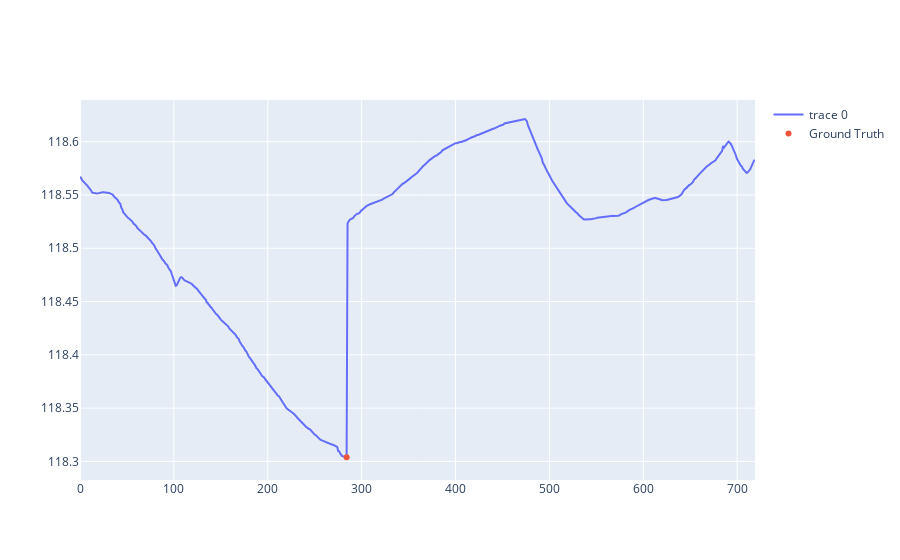

Notebook source saved alongside this figure:
### Code cell
index_changes = np.where(score > np.percentile(score, 99.9))[0]

fig = go.Figure()

fig.add_scatter(x=list(range(len(trajectory4['sum_of_coords']))), y=trajectory4['sum_of_coords'])

anomalies = trajectory4.iloc[trajectory4.index.isin(index_changes)]

fig.add_traces(go.Scatter(
    x=anomalies['sum_of_coords'].index, y=anomalies['sum_of_coords'], mode="markers", name="Ground Truth", hoverinfo="y"
))

fig.show()

### Figure 1 — Plotly figure (JSON) as saved in the notebook; plotly's stock layout.template omitted (floating-point values rounded to 4 significant figures; data arrays with more than 128 entries replaced by an {"elided": "..."} marker saying what was removed)
{"data": [{"type": "scatter", "x": {"elided": "720 int values"}, "y": {"elided": "720 float values"}}, {"hoverinfo": "y", "mode": "markers", "name": "Ground Truth", "type": "scatter", "x": [284], "y": [118.3]}], "layout": {}}
